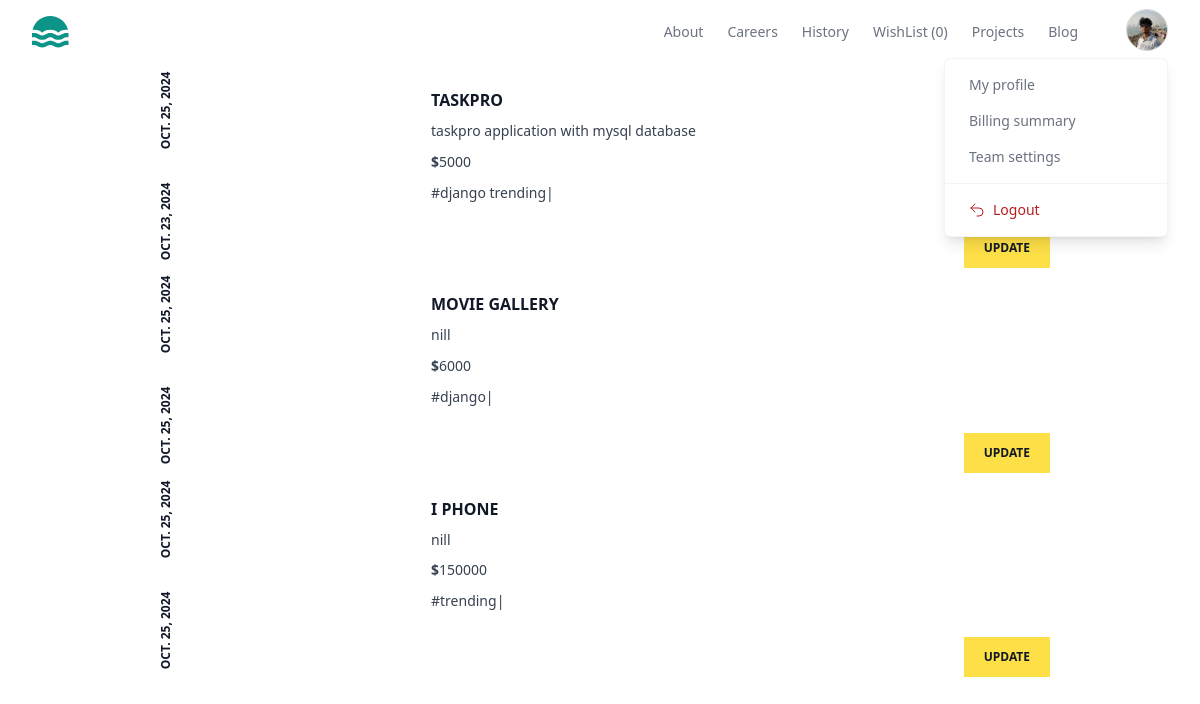
The app's page /mywork/all (signed in), older data.
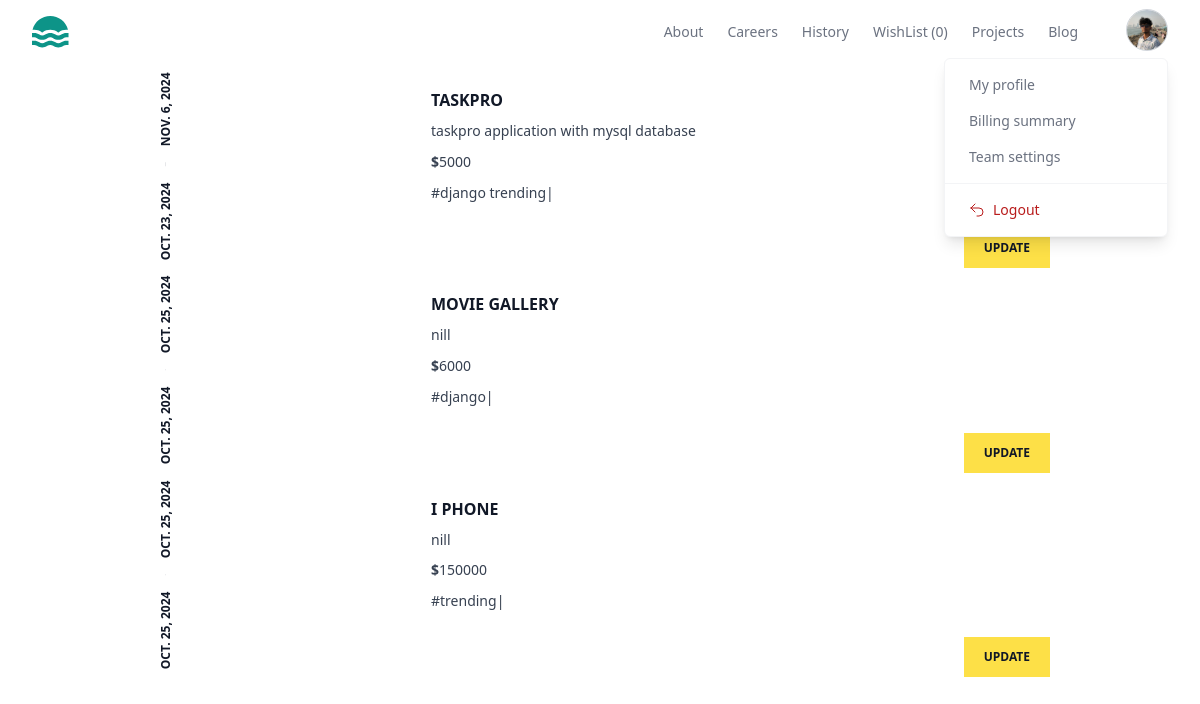
The same page, newer data.
### store/models.py (models this page shows, shortened)
class BaseModel(models.Model):
    created_date=models.DateTimeField(auto_now_add=True)
    updated_date=models.DateTimeField(auto_now=True)
    is_active=models.BooleanField(default=True)

class UserProfile(BaseModel):
    bio=models.CharField(max_length=200,null=True)
    profile_picture=models.ImageField(upload_to="profilepictures",null=True,blank=True,default="profilepictures/default.jpg")
    phone=models.CharField(max_length=200)
    owner=models.OneToOneField(User,on_delete=models.CASCADE,related_name="profile")

class Project(BaseModel):
    title=models.CharField(max_length=200)
    description=models.TextField()
    preview_image=models.ImageField(upload_to="previewimages",null=True,blank=True)
    price=models.PositiveIntegerField()
    developer=models.ForeignKey(User,on_delete=models.CASCADE)
    files=models.FileField(upload_to="projects",null=True,blank=True)
    tag_objects=models.ManyToManyField(Tag,null=True)
    thumbnail=EmbedVideoField()

class BaseModel(models.Model):
    created_date=models.DateTimeField(auto_now_add=True)
    updated_date=models.DateTimeField(auto_now=True)
    is_active=models.BooleanField(default=True)

class Tag(BaseModel):
    title=models.CharField(max_length=200)

### store/views.py (the view)
# urls.py: path('mywork/all',views.MyprojectListView.as_view(),name="my-work"),
@method_decorator(decs,name="dispatch")
class MyprojectListView(View):
    template_name="my_project_list.html"
    def get(self,request,*args,**kwargs):
        qs=Project.objects.filter(developer=request.user)
        return render(request,self.template_name,{"data":qs})

### store/context_proccessors.py (called while the page is built)
def wishlist_item_count(request):
    count=0
    if request.user.is_authenticated:
        count=request.user.basket.basket_item.filter(is_order_placed=False).count()
    return{"cartitem_count":count}

### store/templates/my_project_list.html (shortened to what this page needs)
{%extends 'base.html'%}
{%load embed_video_tags%}
{%block main_block%}
<div class="w-3/4 mx-auto">
    {%for p in data%}
    <article class="flex bg-white transition hover:shadow-xl">
        <div class="rotate-180 p-2 [writing-mode:_vertical-lr]">
          <time
            datetime="2022-10-10"
            class="flex items-center justify-between gap-4 text-xs font-bold uppercase text-gray-900"
          >
            <span>{{p.created_date|date}}</span>
            <span>{{p.updated_date|date}}</span>
          </time>
        </div>
        <div class="hidden sm:block sm:basis-56">
        </div>
        <div class="flex flex-1 flex-col justify-between">
          <div class="border-s border-gray-900/10 p-4 sm:border-l-transparent sm:p-6">
            <a href="#">
              <h3 class="font-bold uppercase text-gray-900">
                {{p.title}}
              </h3>
            </a>
            <p class="mt-2 line-clamp-3 text-sm/relaxed text-gray-700">
              {{p.description}}
            </p>
            <p class="mt-2 line-clamp-3 text-sm/relaxed text-gray-700">
               <b>$</b>{{p.price}}
            </p>
            <p class="mt-2 line-clamp-3 text-sm/relaxed text-gray-700">
                {%for t in p.tag_objects.all%}
                #{{t.title}}|
                {%endfor%}
             </p>
          </div>
          <div class="sm:flex sm:items-end sm:justify-end">
            <a
              href="{%url 'project-change' p.id%}"
              class="block bg-yellow-300 px-5 py-3 text-center text-xs font-bold uppercase text-gray-900 transition hover:bg-yellow-400"
            >
              Update
            </a>
          </div>
        </div>
      </article>
    {%endfor%}
</div>
{%endblock%}

### store/templates/base.html (shortened to what this page needs)
<!DOCTYPE html>
<html lang="en">
<head>
    <script src="https://cdn.tailwindcss.com"></script>
</head>
<body>
    <header class="bg-white">
        <div class="mx-auto max-w-screen-xl px-4 sm:px-6 lg:px-8">
          <div class="flex h-16 items-center justify-between">
            <div class="flex-1 md:flex md:items-center md:gap-12">
              <a class="block text-teal-600" href="#">
              </a>
            </div>
            <div class="md:flex md:items-center md:gap-12">
              <nav aria-label="Global" class="hidden md:block">
                <ul class="flex items-center gap-6 text-sm">
                  <li>
                    <a class="text-gray-500 transition hover:text-gray-500/75" href="#"> About </a>
                  </li>
                  <li>
                    <a class="text-gray-500 transition hover:text-gray-500/75" href="#"> Careers </a>
                  </li>
                  <li>
                    <a class="text-gray-500 transition hover:text-gray-500/75" href="#"> History </a>
                  </li>
                  <li>
                    <a class="text-gray-500 transition hover:text-gray-500/75" href="{%url 'my-wishlist'%}"> WishList ({{cartitem_count}}) </a>
                  </li>
                  <li>
                    <a class="text-gray-500 transition hover:text-gray-500/75" href="{%url 'my-work'%}"> Projects </a>
                  </li>
                  <li>
                    <a class="text-gray-500 transition hover:text-gray-500/75" href="#"> Blog </a>
                  </li>
                </ul>
              </nav>
              <div class="hidden md:relative md:block">
                <button
                  type="button"
                  class="overflow-hidden rounded-full border border-gray-300 shadow-inner"
                >
                  <img
                    src="{{request.user.profile.profile_picture.url}}"
                    alt=""
                    class="size-10 object-cover"
                  />
                </button>
                <div
                  class="absolute end-0 z-10 mt-0.5 w-56 divide-y divide-gray-100 rounded-md border border-gray-100 bg-white shadow-lg"
                  role="menu"
                >
                  <div class="p-2">
                    <a
                      href="{%url 'profile-edit'%}"
                      class="block rounded-lg px-4 py-2 text-sm text-gray-500 hover:bg-gray-50 hover:text-gray-700"
                      role="menuitem"
                    >
                      My profile
                    </a>
                    <a
                      href="#"
                      class="block rounded-lg px-4 py-2 text-sm text-gray-500 hover:bg-gray-50 hover:text-gray-700"
                      role="menuitem"
                    >
                      Billing summary
                    </a>
                    <a
                      href="#"
                      class="block rounded-lg px-4 py-2 text-sm text-gray-500 hover:bg-gray-50 hover:text-gray-700"
                      role="menuitem"
                    >
                      Team settings
                    </a>
                  </div>
                  <div class="p-2">
                    <form method="POST" action="#">
                      <button
                        type="submit"
                        class="flex w-full items-center gap-2 rounded-lg px-4 py-2 text-sm text-red-700 hover:bg-red-50"
                        role="menuitem"
                      >
                        <svg
                          xmlns="http://www.w3.org/2000/svg"
                          fill="none"
                          viewBox="0 0 24 24"
                          stroke-width="1.5"
                          stroke="currentColor"
                          class="size-4"
                        >
                          <path
                            stroke-linecap="round"
                            stroke-linejoin="round"
                            d="M9 15 3 9m0 0 6-6M3 9h12a6 6 0 0 1 0 12h-3"
                          />
                        </svg>
                        Logout
                      </button>
                    </form>
                  </div>
                </div>
              </div>
            </div>
          </div>
        </div>
      </header>
      {%block main_block%}
      {%endblock%}
</body>
</html>

Row changes from the older to the newer data that the page shows:
changed Project "TASKPRO": updated_date "OCT. 25, 2024" → "NOV. 6, 2024"
